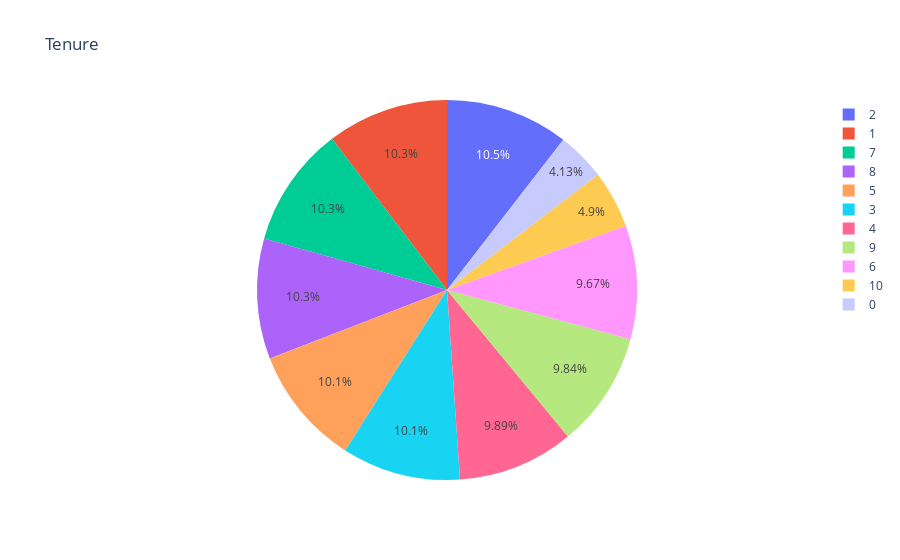
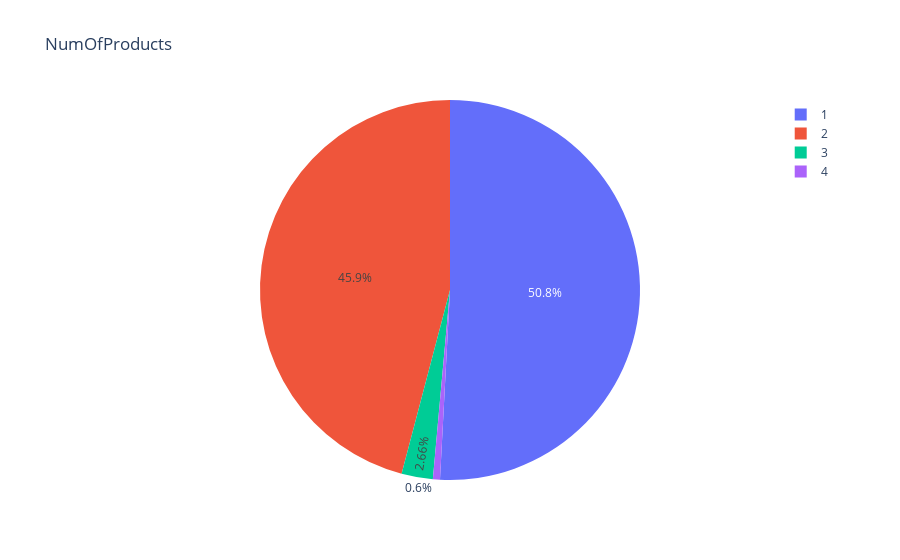
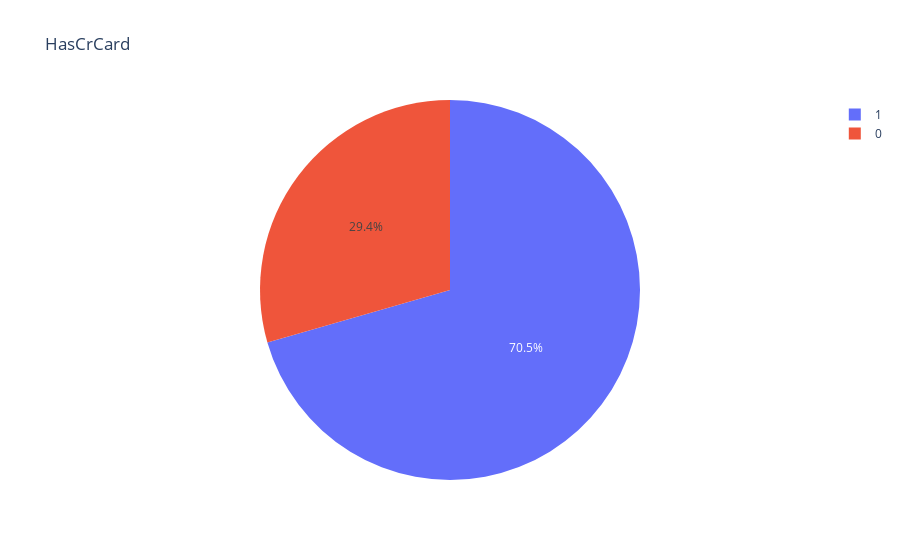
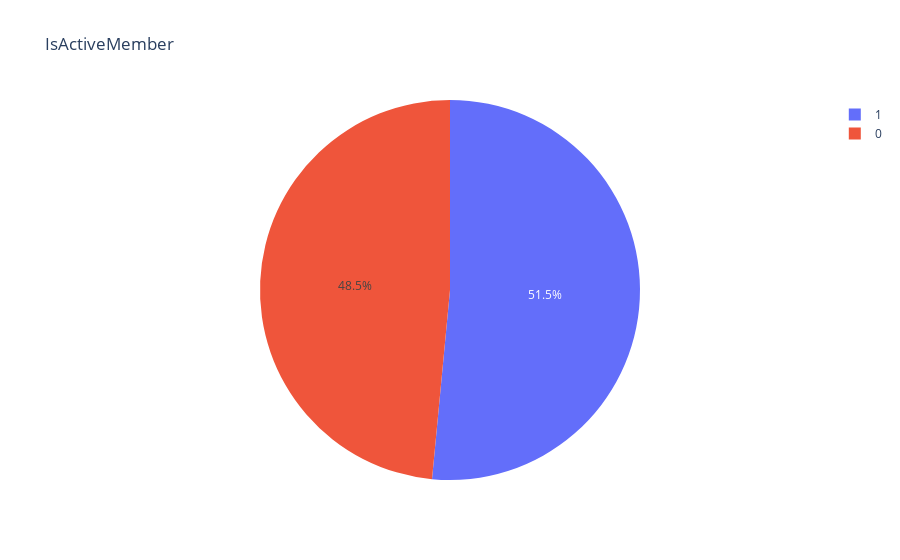

Notebook cell for these charts, in order:
### Code cell
for column in ordinal_cat_cols:

    fig = px.pie(df[[column]].value_counts().reset_index(name='count').sort_values(column, ignore_index=True), 
                 values='count', names=column, title=column)
    fig.show()

### Figure 1 — Plotly figure (JSON) as saved in the notebook; plotly's stock layout.template omitted (floating-point values rounded to 4 significant figures)
{"data": [{"domain": {"x": [0, 1], "y": [0, 1]}, "hovertemplate": "Tenure=%{label}<br>count=%{value}<extra></extra>", "labels": [0, 1, 2, 3, 4, 5, 6, 7, 8, 9, 10], "legendgroup": "", "name": "", "showlegend": true, "type": "pie", "values": [413, 1035, 1048, 1009, 989, 1012, 967, 1028, 1025, 984, 490]}], "layout": {"legend": {"tracegroupgap": 0}, "title": {"text": "Tenure"}}}

### Figure 2 — Plotly figure (JSON) as saved in the notebook; plotly's stock layout.template omitted (floating-point values rounded to 4 significant figures)
{"data": [{"domain": {"x": [0, 1], "y": [0, 1]}, "hovertemplate": "NumOfProducts=%{label}<br>count=%{value}<extra></extra>", "labels": [1, 2, 3, 4], "legendgroup": "", "name": "", "showlegend": true, "type": "pie", "values": [5084, 4590, 266, 60]}], "layout": {"legend": {"tracegroupgap": 0}, "title": {"text": "NumOfProducts"}}}

### Figure 3 — Plotly figure (JSON) as saved in the notebook; plotly's stock layout.template omitted (floating-point values rounded to 4 significant figures)
{"data": [{"domain": {"x": [0, 1], "y": [0, 1]}, "hovertemplate": "HasCrCard=%{label}<br>count=%{value}<extra></extra>", "labels": [0, 1], "legendgroup": "", "name": "", "showlegend": true, "type": "pie", "values": [2945, 7055]}], "layout": {"legend": {"tracegroupgap": 0}, "title": {"text": "HasCrCard"}}}

### Figure 4 — Plotly figure (JSON) as saved in the notebook; plotly's stock layout.template omitted (floating-point values rounded to 4 significant figures)
{"data": [{"domain": {"x": [0, 1], "y": [0, 1]}, "hovertemplate": "IsActiveMember=%{label}<br>count=%{value}<extra></extra>", "labels": [0, 1], "legendgroup": "", "name": "", "showlegend": true, "type": "pie", "values": [4849, 5151]}], "layout": {"legend": {"tracegroupgap": 0}, "title": {"text": "IsActiveMember"}}}
